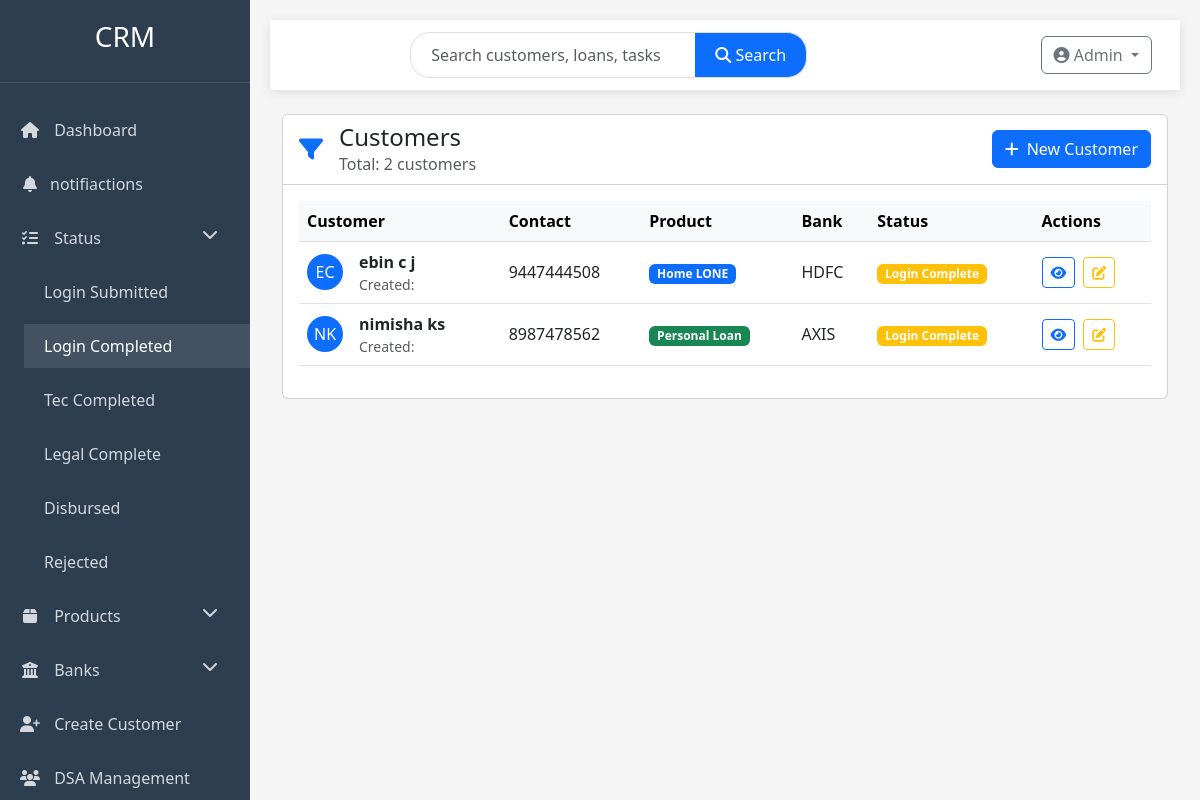
Page /status_filter/login_complete on the committed database.
### profiles/models.py (models this page shows, shortened)
class Customer(models.Model):
    f_name = models.CharField(max_length=50)
    l_name = models.CharField(max_length=50)
    phone_num = models.IntegerField()
    product = models.CharField(choices=PRODUCT_CHOICE, max_length=20)
    bank = models.CharField(choices=BANK_CHOICE, max_length=20)
    status = models.CharField(choices=STATUS_CHOICES, max_length=20)
    type = models.CharField(choices=TYPE_CHOICES, max_length=4)
    dsa = models.ForeignKey(DSA, on_delete=models.SET_NULL, null=True, blank=True)
    created_date = models.DateField(auto_now_add=True)

### profiles/views.py (the view)
# urls.py: path('status_filter/<slug:status>',views.status_filter.as_view(),name='status_filter'),
class status_filter(View):
    def get(self,request,status):
        customers =Customer.objects.filter(status=status)
        return render(request,'status_filter.html',{'customers':customers,'status':status})

### templates/status_filter.html (shortened to what this page needs)
{% extends 'base.html' %}
{% block content %}
<div class="row animate-fade">
    <div class="col-12">
        <div class="card">
            <div class="card-header bg-white">
                <div class="d-flex justify-content-between align-items-center">
                    <div class="d-flex align-items-center">
                        <i class="fas fa-filter me-3 text-primary" style="font-size: 1.5rem;"></i>
                        <div>
                            <h4 class="mb-0">{{ status_name }} Customers</h4>
                            <p class="text-muted mb-0">Total: {{ customers.count }} customers</p>
                        </div>
                    </div>
                    <a href="{% url 'create_customer' %}" class="btn btn-primary">
                        <i class="fas fa-plus me-2"></i>New Customer
                    </a>
                </div>
            </div>
            <div class="card-body">
                {% if customers %}
                <div class="table-responsive">
                    <table class="table table-hover align-middle">
                        <thead class="table-light">
                            <tr>
                                <th>Customer</th>
                                <th>Contact</th>
                                <th>Product</th>
                                <th>Bank</th>
                                <th>Status</th>
                                <th>Actions</th>
                            </tr>
                        </thead>
                        <tbody>
                            {% for customer in customers %}
                            <tr>
                                <td>
                                    <div class="d-flex align-items-center">
                                        <div class="avatar bg-primary text-white rounded-circle d-flex align-items-center justify-content-center me-3" style="width: 36px; height: 36px;">
                                            {{ customer.f_name|first|upper }}{{ customer.l_name|first|upper }}
                                        </div>
                                        <div>
                                            <strong>{{ customer.f_name }} {{ customer.l_name }}</strong>
                                            <div class="text-muted small">Created: {{ customer.created_at|date:"M d, Y" }}</div>
                                        </div>
                                    </div>
                                </td>
                                <td>{{ customer.phone_num }}</td>
                                <td>
                                    <span class="badge
                                        {% if customer.product == 'HL' %}bg-primary
                                        {% elif customer.product == 'PL' %}bg-success
                                        {% elif customer.product == 'BL' %}bg-warning
                                        {% elif customer.product == 'CL' %}bg-info
                                        {% else %}bg-secondary{% endif %}">
                                        {{ customer.get_product_display }}
                                    </span>
                                </td>
                                <td>{{ customer.get_bank_display }}</td>
                                <td>
                                    <span class="badge bg-{% if customer.status == 'disp' %}success{% elif customer.status == 'reject' %}danger{% else %}warning{% endif %}">
                                        {{ customer.get_status_display }}
                                    </span>
                                </td>
                                <td>
                                    <div class="d-flex gap-2">
                                        <a href="{% url 'details' customer.pk %}" class="btn btn-sm btn-outline-primary">
                                            <i class="fas fa-eye"></i>
                                        </a>
                                        <a href="{% url 'edit' customer.pk %}" class="btn btn-sm btn-outline-warning">
                                            <i class="fas fa-edit"></i>
                                        </a>
                                    </div>
                                </td>
                            </tr>
                            {% endfor %}
                        </tbody>
                    </table>
                </div>
                {% else %}
                <div class="text-center py-5">
                    <i class="fas fa-users-slash fa-3x text-muted mb-3"></i>
                    <h5>No {{ status_name }} Customers Found</h5>
                    <p class="text-muted">Click the button above to add a new customer</p>
                </div>
                {% endif %}
            </div>
        </div>
    </div>
</div>
{% endblock %}

### templates/base.html (style rules this page uses)
:root { --primary-color: #3498db; --secondary-color: #2c3e50; --accent-color: #e74c3c; --light-color: #ecf0f1; --dark-color: #2c3e50; --sidebar-width: 250px; }
body { font-family: 'Segoe UI', Tahoma, Geneva, Verdana, sans-serif; background-color: #f5f5f5; color: #333; display: flex; min-height: 100vh; overflow-x: hidden; }

### rows in the picture
Customer: f_name|first "E", l_name|first "C", f_name "ebin", l_name "c j", phone_num "9447444508", product "Home LONE", bank "HDFC", status "Login Complete"
Customer: f_name|first "N", l_name|first "K", f_name "nimisha", l_name "ks", phone_num "8987478562", product "Personal Loan", bank "AXIS", status "Login Complete"

### other values in the picture
{{ customers.count }} "2"
